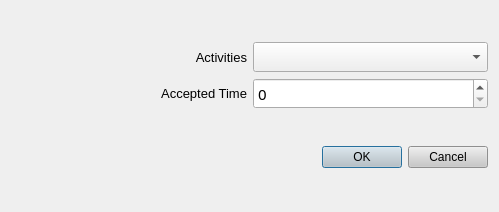
<?xml version="1.0" encoding="UTF-8"?>
<ui version="4.0">
 <class>reviewSubmitDialog</class>
 <widget class="QDialog" name="reviewSubmitDialog">
  <property name="geometry">
   <rect>
    <x>0</x>
    <y>0</y>
    <width>499</width>
    <height>212</height>
   </rect>
  </property>
  <property name="windowTitle">
   <string>Dialog</string>
  </property>
  <layout class="QGridLayout" name="gridLayout_2">
   <item row="0" column="0">
    <layout class="QGridLayout" name="gridLayout">
     <item row="0" column="0">
      <widget class="QLabel" name="activitiesLabel">
       <property name="font">
        <font>
         <pointsize>10</pointsize>
        </font>
       </property>
       <property name="text">
        <string>Activities</string>
       </property>
       <property name="alignment">
        <set>Qt::AlignRight|Qt::AlignTrailing|Qt::AlignVCenter</set>
       </property>
      </widget>
     </item>
     <item row="0" column="1">
      <widget class="QComboBox" name="activitiesComboBox">
       <property name="font">
        <font>
         <family>Mongolian Baiti</family>
         <pointsize>11</pointsize>
        </font>
       </property>
       <property name="cursor">
        <cursorShape>PointingHandCursor</cursorShape>
       </property>
      </widget>
     </item>
     <item row="1" column="0">
      <widget class="QLabel" name="acceptedTimeLabel">
       <property name="font">
        <font>
         <pointsize>10</pointsize>
        </font>
       </property>
       <property name="text">
        <string>Accepted Time</string>
       </property>
       <property name="alignment">
        <set>Qt::AlignRight|Qt::AlignTrailing|Qt::AlignVCenter</set>
       </property>
      </widget>
     </item>
     <item row="1" column="1">
      <widget class="QSpinBox" name="acceptedTimeSpinBox">
       <property name="font">
        <font>
         <family>Mongolian Baiti</family>
         <pointsize>11</pointsize>
        </font>
       </property>
       <property name="cursor">
        <cursorShape>PointingHandCursor</cursorShape>
       </property>
       <property name="maximum">
        <number>100000</number>
       </property>
      </widget>
     </item>
    </layout>
   </item>
   <item row="1" column="0">
    <widget class="QDialogButtonBox" name="buttonBox">
     <property name="font">
      <font>
       <family>Mongolian Baiti</family>
       <pointsize>11</pointsize>
      </font>
     </property>
     <property name="cursor">
      <cursorShape>PointingHandCursor</cursorShape>
     </property>
     <property name="styleSheet">
      <string notr="true">
background-color: rgb(200, 200, 200);</string>
     </property>
     <property name="orientation">
      <enum>Qt::Horizontal</enum>
     </property>
     <property name="standardButtons">
      <set>QDialogButtonBox::Cancel|QDialogButtonBox::Ok</set>
     </property>
    </widget>
   </item>
  </layout>
 </widget>
 <resources/>
 <connections>
  <connection>
   <sender>buttonBox</sender>
   <signal>accepted()</signal>
   <receiver>reviewSubmitDialog</receiver>
   <slot>accept()</slot>
   <hints>
    <hint type="sourcelabel">
     <x>248</x>
     <y>254</y>
    </hint>
    <hint type="destinationlabel">
     <x>157</x>
     <y>274</y>
    </hint>
   </hints>
  </connection>
  <connection>
   <sender>buttonBox</sender>
   <signal>rejected()</signal>
   <receiver>reviewSubmitDialog</receiver>
   <slot>reject()</slot>
   <hints>
    <hint type="sourcelabel">
     <x>316</x>
     <y>260</y>
    </hint>
    <hint type="destinationlabel">
     <x>286</x>
     <y>274</y>
    </hint>
   </hints>
  </connection>
 </connections>
</ui>
